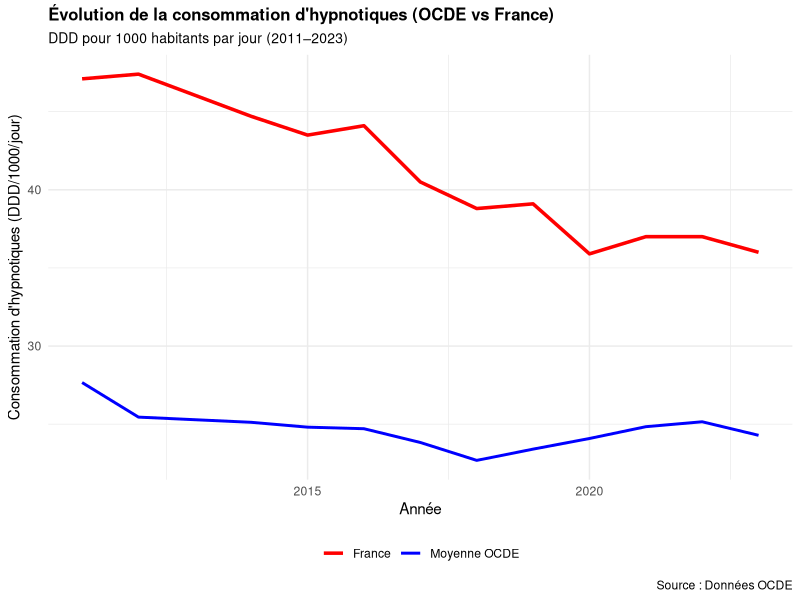
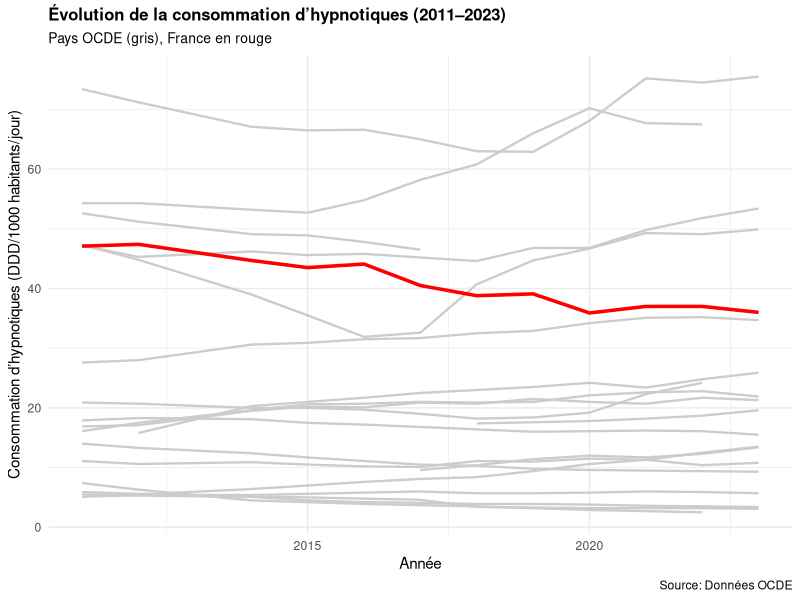
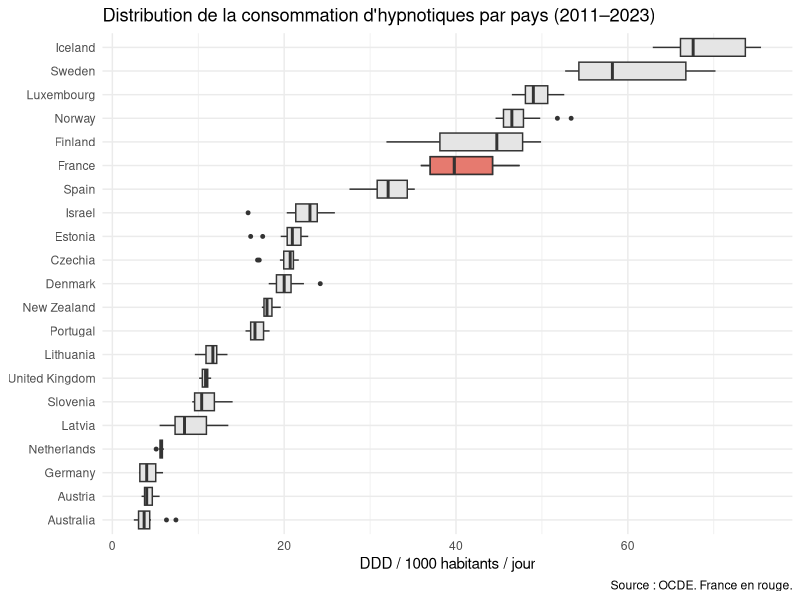

These charts were generated, in order, by the following R code:
## ---- chunk 1
#| message: false
#| warning: false

library(readxl)
library(dplyr)
library(ggplot2)
library(knitr)
library(here)
library(tidyr)
library(lmtest)
library(plm)
library(kableExtra)

# Import des fichiers
OECD_hypnotics <- read_excel(
  "Data/OECD_hypnotics.xlsx",
  skip = 4   # saute les 4 premières lignes
)
OECD_age <- read_excel("Data/OECD_age.xlsx", skip = 5)
OECD_GDP <- read_excel("Data/OECD_GDP.xlsx", skip = 3)
OECD_health_expanditure <- read_excel("Data/OECD_health_expanditure.xlsx", 
                                      skip = 4)
OECD_heat_stress <- read_excel("Data/OECD_heat_stress.xlsx", skip = 5)
OECD_pharmacists <- read_excel("Data/OECD_pharmacists.xlsx", skip = 5)
OECD_work <- read_excel("Data/OECD_work.xlsx", skip = 5)
WHR_wellbeing <- read_excel("Data/WHR_wellbeing.xlsx")
## ---- chunk 2
#| message: false
#| warning: false
clean_oecd <- function(df) {
  
  # Renommer la première colonne
  colnames(df)[1] <- "pays"
  
  # Supprimer les colonnes inutiles si elles existent
  df <- df %>%
    select(-any_of(c("Time period...2", "Time period...3", "...16", 
                     "...17", "...18", "2010")))
  
  # Supprimer les lignes non pertinentes si elles existent
  df <- df %>%
    filter(!pays %in% c(
      "Reference area",
      "Price base: Chain linked volume (rebased)",
      "Combined reference area",
      "© Terms & conditions",
      "G20",
      "European Union (27 countries)",
      "OECD",
      "World",
      "G7",
      "Euro area (20 countries)",
      "European Union (27 countries from 01/02/2020)",
      "OECD Europe",
      "© Conditions d'utilisation",
      "Canada", # pays sans valeur dans la base de données OECD_work
      "Korea", # pays qui n'existe pas dans la base de données OECD_work
      "Hungary", 
      "Italy",
      "Poland" # pays sans valeur dans la data hypnotics (Hungary et Poland)
    ))
  
  return(df)
}

OECD_age <- clean_oecd(OECD_age)
OECD_hypnotics <- clean_oecd(OECD_hypnotics)
OECD_GDP <- clean_oecd(OECD_GDP)
OECD_health_expanditure <- clean_oecd(OECD_health_expanditure)
OECD_heat_stress <- clean_oecd(OECD_heat_stress)
OECD_pharmacists <- clean_oecd(OECD_pharmacists)
OECD_work <- clean_oecd(OECD_work)

# Retirer ", Country" uniquement pour Heat Stress
OECD_heat_stress <- OECD_heat_stress %>%
  mutate(pays = gsub(", Country$", "", pays))

## ---- chunk 3
pivot_oecd_long <- function(df, value_name) {
  
  df_long <- df %>%
    pivot_longer(
      cols = matches("^20"), # toutes les colonnes commençant par 20 = années
      names_to = "annee",
      values_to = value_name
    ) %>%
    mutate(
      annee = as.numeric(annee),
      !!value_name := as.numeric(.data[[value_name]]) # conversion en numérique
    )
  
  return(df_long)
}
## ---- chunk 4
OECD_hypnotics_long <- pivot_oecd_long(OECD_hypnotics, "hypnotics")

OECD_age_long <- pivot_oecd_long(OECD_age, "age65")
OECD_GDP_long <- pivot_oecd_long(OECD_GDP, "GDPpc")
OECD_health_expanditure_long <- pivot_oecd_long(OECD_health_expanditure, 
                                                "health_exp")
OECD_heat_stress_long <- pivot_oecd_long(OECD_heat_stress, "heat_stress")
OECD_pharmacists_long <- pivot_oecd_long(OECD_pharmacists, "pharmacists")
OECD_work_long <- pivot_oecd_long(OECD_work, "work")
## ---- chunk 5
#| message: false
#| warning: false

clean_whr_wellbeing <- function(df) {
  
  df_clean <- df %>%
    
    # Garder uniquement les variables nécessaires
    select(pays, annee, wellbeing) %>%
    
    # Conversion en numérique
    mutate(
      annee = as.numeric(annee),
      wellbeing = as.numeric(wellbeing)
    ) %>%
    
    # Supprimer les agrégats 
    filter(!pays %in% c(
      "OECD",
      "European Union",
      "World",
      "G7",
      "G20"
    ))
  
  return(df_clean)
}

WHR_wellbeing <- clean_whr_wellbeing(WHR_wellbeing)

## ---- chunk 6
panel <- OECD_hypnotics_long %>%
  left_join(OECD_age_long, by = c("pays", "annee")) %>%
  left_join(OECD_GDP_long, by = c("pays", "annee")) %>%
  left_join(OECD_health_expanditure_long, by = c("pays", "annee")) %>%
  left_join(OECD_heat_stress_long, by = c("pays", "annee")) %>%
  left_join(OECD_pharmacists_long, by = c("pays", "annee")) %>%
  left_join(OECD_work_long, by = c("pays", "annee"))

panel <- panel %>%
  left_join(WHR_wellbeing, by = c("pays", "annee"))

## ---- chunk 7
final_data <- panel %>%
  filter(!is.na(hypnotics) & hypnotics > 0) %>%
  filter(!is.na(wellbeing)) %>%
  filter(!is.na(pharmacists)) %>%
  mutate(
    log_hypnotics = log(hypnotics)
  )
## ---- chunk 8
final_data %>%
  select(
    `Hypnotiques (DDD/1000/j)` = hypnotics,
    `65 ans et + (%)` = age65,
    `PIB/hab (USD)` = GDPpc,
    `Dépenses santé (% PIB)` = health_exp,
    `Pharmaciens (/1000 hab)` = pharmacists,
    `Jours >32°C` = heat_stress,
    `Bien-être (0-10)` = wellbeing,
    `Heures travaillées` = work
  ) %>%
  summarise(across(everything(), list(
    Moyenne   = ~round(mean(., na.rm = TRUE), 2),
    `Éc. type` = ~round(sd(., na.rm = TRUE), 2),
    Min       = ~round(min(., na.rm = TRUE), 2),
    Max       = ~round(max(., na.rm = TRUE), 2)
  ))) %>%
  pivot_longer(
    everything(),
    names_to  = c("Variable", ".value"),
    names_sep = "_"
  ) %>%
  kable(
    caption = "Statistiques descriptives",
    align   = c("l", "r", "r", "r", "r")
  ) %>%
  kable_styling(bootstrap_options = c("striped", "hover", "condensed"),
                full_width = FALSE) %>%
  row_spec(1, bold = TRUE, color = "#e74c3c")  
## ---- chunk 9
# Modèle à effets fixes (pays + année)
pdata_clean <- pdata.frame(final_data, index = c("pays", "annee"))

model <- plm(
  log_hypnotics ~ age65 + GDPpc + health_exp + pharmacists + 
                  heat_stress + wellbeing + work,
  data = pdata_clean,
  index = c("pays", "annee"),
  model = "within",
  effect = "twoways"  # effets fixes pays et année simultanément
)

summary(model)
## ---- chunk 10
# Extraire les résultats du modèle
resultats <- summary(model)$coefficients

# Mettre en forme
data.frame(
  Variable = c("Part 65+ ans (%)", "PIB par habitant", 
                "Dépenses de santé (% PIB)", "Pharmaciens (/1000 hab)",
                "Stress thermique (jours >32°C)", "Bien-être subjectif (0-10)", 
                "Heures travaillées"),
  Coefficient = round(resultats[, "Estimate"], 5),
  `Écart-type` = round(resultats[, "Std. Error"], 5),
  `t-value`    = round(resultats[, "t-value"], 3),
  `p-value`    = round(resultats[, "Pr(>|t|)"], 3),
  Significativité = ifelse(resultats[, "Pr(>|t|)"] < 0.01, "***",
                    ifelse(resultats[, "Pr(>|t|)"] < 0.05, "**",
                    ifelse(resultats[, "Pr(>|t|)"] < 0.1,  "*", "")))
) %>%
  kable(
    caption = "Déterminants de la consommation d'hypnotiques",
    align   = c("l", "r", "r", "r", "r", "c")
  ) %>%
  kable_styling(
    bootstrap_options = c("striped", "hover", "condensed"),
    full_width = FALSE
  ) %>%
  footnote(general = "* p<0.1 / ** p<0.05 / *** p<0.01. Effets fixes pays et année inclus.")
## ---- chunk 11
# Modèle pooled OLS (sans effets fixes)
model_ols <- lm(
  log_hypnotics ~ age65 + GDPpc + health_exp + pharmacists + 
                  heat_stress + wellbeing + work,
  data = final_data
)

summary(model_ols)
## ---- chunk 12
# Extraire les coefficients des deux modèles
coef_ols <- summary(model_ols)$coefficients
coef_fe  <- summary(model)$coefficients

# Variables d'intérêt
vars <- c("age65", "GDPpc", "health_exp", "pharmacists", 
          "heat_stress", "wellbeing", "work")

labels <- c("Part 65+ ans (%)", "PIB par habitant (USD)", 
            "Dépenses de santé (% PIB)", "Pharmaciens (/1000 hab)",
            "Stress thermique (jours >32°C)", "Bien-être subjectif (0-10)", 
            "Heures travaillées")

# Fonction pour formater coef + étoiles
format_coef <- function(coefs, var) {
  est <- round(coefs[var, "Estimate"], 5)
  pval <- coefs[var, "Pr(>|t|)"]
  stars <- ifelse(pval < 0.01, "***",
           ifelse(pval < 0.05, "**",
           ifelse(pval < 0.1,  "*", "")))
  se <- paste0("(", round(coefs[var, "Std. Error"], 5), ")")
  list(coef = paste0(est, stars), se = se)
}

# Construction du tableau
tableau <- data.frame(
  Variable = labels,
  OLS_coef = sapply(vars, function(v) format_coef(coef_ols, v)$coef),
  OLS_se   = sapply(vars, function(v) format_coef(coef_ols, v)$se),
  FE_coef  = sapply(vars, function(v) format_coef(coef_fe, v)$coef),
  FE_se    = sapply(vars, function(v) format_coef(coef_fe, v)$se)
)

# Renommer les colonnes
colnames(tableau) <- c("Variable", 
                       "OLS_coef", "OLS_se",
                       "FE_coef", "FE_se")

tableau %>%
  kable(
    caption = "Comparaison OLS et effets fixes",
    align   = c("l", "r", "r", "r", "r"),
    row.names = FALSE   
  ) %>%
  kable_styling(
    bootstrap_options = c("striped", "hover", "condensed"),
    full_width = FALSE
  ) %>%
  add_header_above(c(" " = 1, 
                     "OLS sans effets fixes" = 2, 
                     "OLS avec effets fixes" = 2)) %>%
  footnote(general = "* p<0.1  ** p<0.05  *** p<0.01. Écarts-types entre parenthèses.")
## ---- chunk 13
#| warning: false
# Moyenne OCDE par année
avg_oecd <- final_data %>%
  group_by(annee) %>%
  summarise(mean_hyp = mean(hypnotics, na.rm = TRUE))

# Données France
france_hyp <- final_data %>%
  filter(pays == "France")

# Graphique
ggplot() +
  geom_line(data = avg_oecd, aes(x = annee, y = mean_hyp, color = "Moyenne OCDE"), 
            size = 1) +
  geom_line(data = france_hyp, aes(x = annee, y = hypnotics, color = "France"), 
            size = 1.2) +
  scale_color_manual(
    name   = NULL,
    values = c("Moyenne OCDE" = "blue", "France" = "red")
  ) +
  labs(
    title    = "Évolution de la consommation d'hypnotiques (OCDE vs France)",
    subtitle = "DDD pour 1000 habitants par jour (2011–2023)",
    x        = "Année",
    y        = "Consommation d'hypnotiques (DDD/1000/jour)",
    caption  = "Source : Données OCDE"
  ) +
  theme_minimal() +
  theme(
    plot.title   = element_text(face = "bold", size = 12),
    plot.subtitle = element_text(size = 10),
    legend.position = "bottom"
  )
## ---- chunk 14
# On crée un graphique avec tous les pays
ggplot(final_data, aes(x = annee, y = hypnotics, group = pays)) +
  # Toutes les lignes pays en gris clair
  geom_line(color = "grey80", size = 0.8) +
  # France en rouge
  geom_line(data = final_data %>% filter(pays == "France"), 
            aes(x = annee, y = hypnotics), color = "red", size = 1.2) +
  labs(
    title = "Évolution de la consommation d’hypnotiques (2011–2023)",
    subtitle = "Pays OCDE (gris), France en rouge",
    x = "Année",
    y = "Consommation d’hypnotiques (DDD/1000 habitants/jour)",
    caption = "Source: Données OCDE"
  ) +
  theme_minimal() +
  theme(
    plot.title = element_text(face = "bold", size = 12),
    plot.subtitle = element_text(size = 10)
  )
## ---- chunk 15
ggplot(final_data, aes(x = reorder(pays, hypnotics, median), y = hypnotics)) +
  geom_boxplot(fill = "grey90", outlier.size = 1) +
  geom_boxplot(
    data = final_data %>% filter(pays == "France"),
    fill = "#e74c3c", alpha = 0.7
  ) +
  coord_flip() +
  labs(
    title = "Distribution de la consommation d'hypnotiques par pays (2011–2023)",
    x = NULL,
    y = "DDD / 1000 habitants / jour",
    caption = "Source : OCDE. France en rouge."
  ) +
  theme_minimal()
## ---- chunk 16
bptest(model)
